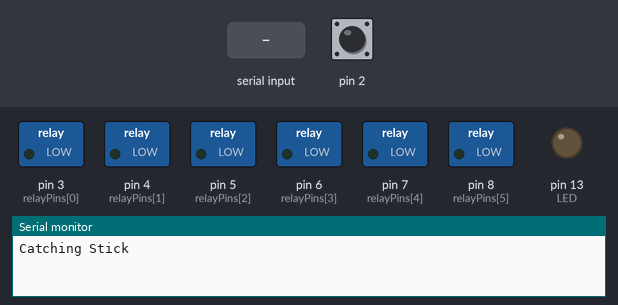
A sketch run on a simulated Arduino Uno, built with avr-gcc and run on an emulated ATmega328P. Parts: switched loads named in the sketch (green lamp = pin HIGH), output pins drawn as LEDs (lit = HIGH), the last lines printed to the serial monitor. The test bench sets the inputs (shaded band); at power-on: pin 2 HIGH. Random numbers use the default seed unless the sketch sets one.

Above: at 1.2 s.
1.3 s: pin 2 pulled LOW for 0.15 s
At 4.2 s:
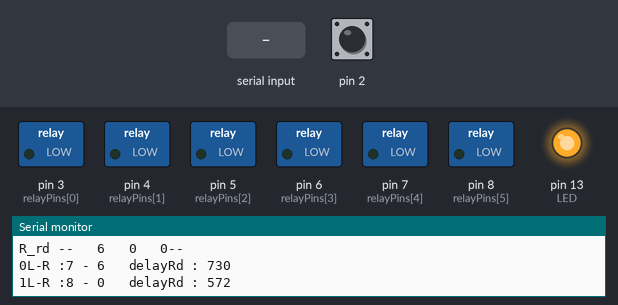
4.4 s: "so\n" received over Serial
At 6.46 s:
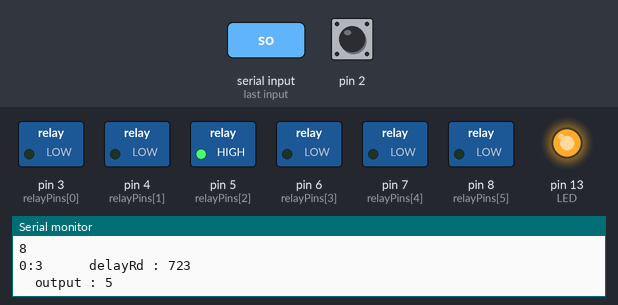
7.4 s: "t\n" received over Serial
10.4 s: pin 2 pulled LOW for 3.2 s
19.6 s: "s\n" received over Serial
At 23.48 s:
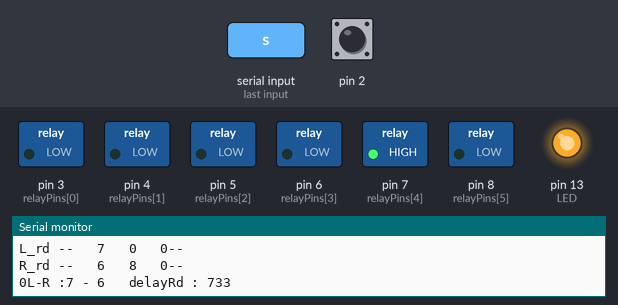
Timing chart, 0 to 23.6 s (numbered marks = the images above; inputs shaded):
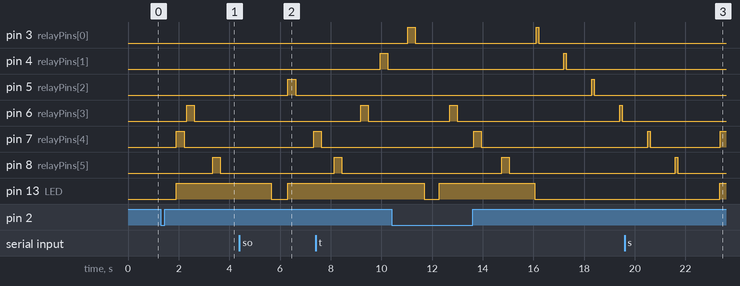

The sketch:

MakerSapce_CatchStick_twoHand_V03.ino
```cpp
 // 11/12/2023 v3 two hand
 // please test TwoHandPlaying function befor use
#include <avr/wdt.h>

const int relayCount = 6;
const int relayPins[] = {3, 4, 5, 6, 7, 8};  // replace with your actual pin numbers
int relayOrder[relayCount];


int array1[36][6] = {
  {1,3,4,2,6,5},{2,4,5,3,1,6},{3,5,6,4,2,1},{4,6,1,5,3,2},{5,1,2,6,4,3},{6,2,3,1,5,4},
  {1,3,4,2,6,5},{2,4,5,3,1,6},{3,5,6,4,2,1},{4,6,1,5,3,2},{5,1,2,6,4,3},{6,2,3,1,5,4},
  {1,3,4,2,6,5},{2,4,5,3,1,6},{3,5,6,4,2,1},{4,6,1,5,3,2},{5,1,2,6,4,3},{6,2,3,1,5,4},
  {1,3,4,2,6,5},{2,4,5,3,1,6},{3,5,6,4,2,1},{4,6,1,5,3,2},{5,1,2,6,4,3},{6,2,3,1,5,4},
  {1,3,4,2,6,5},{2,4,5,3,1,6},{3,5,6,4,2,1},{4,6,1,5,3,2},{5,1,2,6,4,3},{6,2,3,1,5,4},
  {1,3,4,2,6,5},{2,4,5,3,1,6},{3,5,6,4,2,1},{4,6,1,5,3,2},{5,1,2,6,4,3},{6,2,3,1,5,4}
 };


int L_ot[3] = {3,4,5};
int R_ot[3] = {6,7,8};
int L_rd[3];
int R_rd[3];


int ot[6] = {3,4,5,6,7,8};
int opot;
bool isRun =false;
void setup(){
      wdt_enable(WDTO_8S);
      Serial.begin(9600);
      pinMode(2, INPUT_PULLUP);

      pinMode(13,OUTPUT); // LED

    for (int i = 0; i < relayCount; i++) {
        pinMode(relayPins[i], OUTPUT);
        digitalWrite(relayPins[i], LOW);  // turn off all relays initially
    }

      Serial.println("Catching Stick");
  }

int rd;
int n = 6;
int delayRd ;
String  inkey;

//===================================================================================
void loop()
{

   if (Serial.available() > 0) {
    // read the incoming byte:
    String inpKey = Serial.readStringUntil('\n');
    //if ( inpKey.substring(0,1) == "s") { playing();  }
    //if ( inpKey == "start") { playing(); }
    if ( inpKey == "s") {  TwoHandPlaying();  }
    if ( inpKey == "so") {  OneHandPlaying();  }
    if ( inpKey == "t") {   Serial.println("test");    Test(); }
    if ( inpKey == "w") {   SetTwoHandRnd(); }
  }


  int sensorVal = digitalRead(2);
  if (sensorVal == LOW  &&   isRun ==false) {
     TwoHandPlaying();    Serial.println(" Press Switch  ");
  }


  //Running();
  delay(50);  wdt_reset();

} //================================================================================
void OneHandRandomRelay() {

  // Generate a random order for relay activation
    for (int i = 0; i < relayCount; i++) {
      relayOrder[i] =relayPins[i];
    }
    for (int i = relayCount - 1; i > 0; i--) {
      int j = random(i + 1);
      // Swap relayOrder[i] and relayOrder[j]
      int temp = relayOrder[i];
      relayOrder[i] = relayOrder[j];
      relayOrder[j] = temp;
    }

  Serial.println(" Start Game  ");
  isRun =true;  digitalWrite(13, HIGH);
  // Activate relays in the random order
    for (int i = 0; i < relayCount; i++) {
      rd = relayPins[relayOrder[i]];
      digitalWrite(rd, HIGH );  delay(250); digitalWrite(rd,LOW);
      delayRd =  random(300,800);  delay(delayRd);  // adjust delay as needed
      Serial.print(rd) ;   Serial.print(" (");   Serial.print(delayRd) ; Serial.print(" ) , ");
      wdt_reset();
    }
      Serial.println();
      isRun =false;  digitalWrite(13, LOW);
      Serial.println("Finish Game:");
}
void OneHandPlaying() {
    wdt_reset();  Serial.println(" Start Game  ");

    for (int i=0;i<n;i++) {
       digitalWrite(ot[i], LOW); delay(100);
    }

     isRun =true;  digitalWrite(13, HIGH);

     rd =random(35); Serial.println(rd);
   //PrintData();
    wdt_reset();
    for (int i=0;i<n;i++) {
              Serial.print(i);  Serial.print(":");  Serial.print(array1[rd][i]);
              delayRd =  random(300,800);    Serial.print("      delayRd : ");   Serial.println(delayRd) ;
              opot=ot[array1[rd][i]-1];      Serial.print("  output : ");   Serial.println(opot) ;
              digitalWrite(opot, HIGH);    delay(300);       digitalWrite(opot, LOW);
              delay (delayRd);      wdt_reset();
      }

      isRun =false;
      digitalWrite(13, LOW);
      Serial.println("Finish Game:");
}
void TwoHandPlaying() {
    wdt_reset();  Serial.println(" Start Game  ");
    for (int i=0;i<n;i++) {
       digitalWrite(ot[i], LOW);
       delay(100);
    }
    SetTwoHandRnd();
      isRun =true; digitalWrite(13, HIGH);
      wdt_reset();
      for (int i=0;i<3;i++) {
              Serial.print(i);  Serial.print("L-R :");  Serial.print(L_rd[i]); Serial.print(" - ");  Serial.print(R_rd[i]);
              delayRd =  random(300,800);    Serial.print("   delayRd : ");   Serial.println(delayRd) ;

              digitalWrite(L_rd[i], HIGH);    delay(300);       digitalWrite(L_rd[i], LOW);   delay(100);
              digitalWrite(R_rd[i], HIGH);    delay(300);       digitalWrite(R_rd[i], LOW);

              delay (delayRd);    wdt_reset();
      }
      isRun =false; digitalWrite(13, LOW); Serial.println("Finish Game:");
}


void Test() {
  isRun =false;
    digitalWrite(3, HIGH);delay(100); digitalWrite(3, LOW);delay(1000);
    digitalWrite(4, HIGH);delay(100);digitalWrite(4, LOW);delay(1000);
    digitalWrite(5, HIGH);delay(100);digitalWrite(5, LOW);delay(1000);
    digitalWrite(6, HIGH);delay(100); digitalWrite(6, LOW);delay(1000);
    digitalWrite(7, HIGH);delay(100); digitalWrite(7, LOW);delay(1000);
    digitalWrite(8, HIGH);delay(100);digitalWrite(8, LOW);delay(1000);
}
void PrintData() {
    Serial.println("j--");
    for (int j=0;j<n;j++) {
       Serial.print("   ");  Serial.print(array1[rd][j]); Serial.print("--");   Serial.print(ot[array1[rd][j]-1]);
    }
    Serial.println("--");
}

void SetTwoHandRnd() {
int rlc = 3;
    for (int i = 0; i < relayCount; i++) {
      L_rd[i] =relayPins[i];
      R_rd[i] =relayPins[i+rlc];
    }
    for (int i = rlc - 1; i > 0; i--) {
      int j = random(i + 1);
      // Swap relayOrder[i] and relayOrder[j]
      int temp = L_rd[i];  L_rd[i] = L_rd[j]; L_rd[j] = temp;
       int k = random(i + 1);
      // Swap relayOrder[i] and relayOrder[j]
      int temp2 = R_rd[i];  R_rd[i] = L_rd[k]; L_rd[k] = temp2;
    }
    PrintL_rd();  PrintR_rd();
}


void SetTwoHandRnd2() {
    int rd ;

    rd =random(1,3);
    if (rd == 1) {
        L_rd[0] = 1-1;   rd =random(0,1);
        if (rd == 0) { L_rd[1] = 2-1;  L_rd[2] = 3-1;   }
                else { L_rd[1] = 3-1;  L_rd[2] = 2-1;  }
    } else if (rd == 2) {
        L_rd[0] = 2-1;   rd =random(0,1);
        if (rd == 0) { L_rd[1] = 1-1;  L_rd[2] = 3-1;   }
                else { L_rd[1] = 3-1;  L_rd[2] = 1-1;  }
    } else if (rd == 3) {
        L_rd[0] = 3-1;   rd =random(0,1);
        if (rd == 0) { L_rd[1] = 1-1;  L_rd[2] = 2-1;   }
                else { L_rd[1] = 2-1;  L_rd[2] = 1-1;  }
    }

    rd =random(4,6);
    if (rd == 4) {
        R_rd[0] = 4-1;   rd =random(0,1);
        if (rd == 0) { R_rd[1] = 5-1;  R_rd[2] = 6-1;   }
                else { R_rd[1] = 6-1;  R_rd[2] = 5-1;  }
    } else if (rd == 5) {
        R_rd[0] = 5-1;   rd =random(0,1);
        if (rd == 0) { R_rd[1] = 4-1;  R_rd[2] = 6-1;   }
                else { R_rd[1] = 6-1;  R_rd[2] = 4-1;  }
    } else if (rd == 6) {
        R_rd[0] = 6-1;   rd =random(0,1);
        if (rd == 0) { R_rd[1] = 4-1;  R_rd[2] = 5-1;   }
                else { R_rd[1] = 5-1;  R_rd[2] = 4-1;  }
    }
    PrintL_rd();  PrintR_rd();
}

void PrintL_rd() {
    Serial.print("L_rd --");
    for (int j=0;j<3;j++) {
       Serial.print("   ");      Serial.print(L_rd[j]);
    }
    Serial.println("--");
}
void PrintR_rd() {
    Serial.print("R_rd --");
    for (int j=0;j<3;j++) {
       Serial.print("   ");   Serial.print(R_rd[j]);
    }
    Serial.println("--");
}
```

Measured:
- after the input at 1.3 s, pin 6 (relayPins[3]): LOW → HIGH after 1.0 s, → LOW 0.30 s later; pin 7 (relayPins[4]): LOW → HIGH after 0.61 s, → LOW 0.30 s later; pin 8 (relayPins[5]): LOW → HIGH after 2.0 s, → LOW 0.30 s later; pin 13 (LED): LOW → HIGH after 0.60 s
- after the input at 4.4 s, pin 5 (relayPins[2]): LOW → HIGH after 1.9 s, → LOW 0.30 s later; pin 7 (relayPins[4]): LOW → HIGH after 2.9 s
- after the input at 19.6 s, pin 13 (LED): LOW → HIGH after 3.8 s
